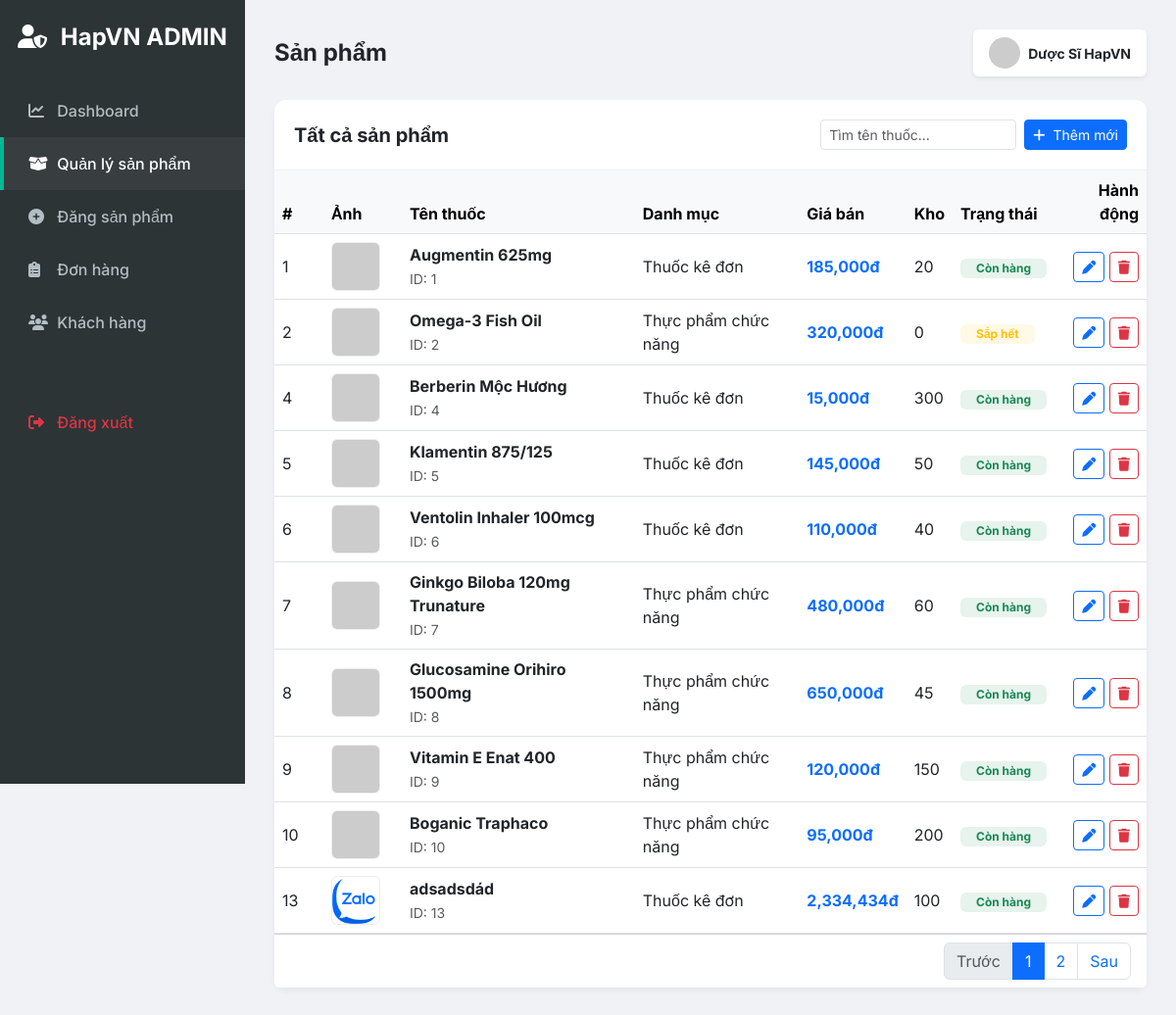
The app's page /admin.php with its own data.
### tables this page shows
CREATE TABLE `products` (
  `product_id` int(11) NOT NULL,
  `category_id` int(11) DEFAULT NULL,
  `name` varchar(255) NOT NULL,
  `slug` varchar(255) NOT NULL,
  `meta_title` varchar(255) DEFAULT NULL,
  `meta_description` varchar(500) DEFAULT NULL,
  `price` decimal(10,2) NOT NULL,
  `stock_quantity` int(11) DEFAULT 0,
  `is_prescription` tinyint(1) DEFAULT 0,
  `unit` varchar(50) DEFAULT NULL,
  `description` text DEFAULT NULL,
  `image_url` varchar(255) DEFAULT NULL,
  `created_at` timestamp NOT NULL DEFAULT current_timestamp()
);

### admin.php (called while the page is built)
<?php
include 'templates/admin.html.php';
?>

### products.php (called while the page is built)
<?php
    try {
        include 'includes/databaseconnection.php';
        $sql = "SELECT * FROM products";
        $stmt = $pdo->prepare($sql);
        $stmt->execute();
        $products = $stmt->fetchAll(PDO::FETCH_ASSOC);
        $sql = "SELECT * FROM categories";
        $stmt = $pdo->prepare($sql);
        $stmt->execute();
        $categories = $stmt->fetchAll(PDO::FETCH_ASSOC);
        $categoryMap = array_column($categories, 'name', 'category_id');
        $products = array_map(function($product) use ($categoryMap) {
            return array_merge($product, [
                'category_name' => $categoryMap[$product['category_id']]
            ]);
        }, $products);
    } catch (PDOException $e) {
        echo 'Failed to retrieve products: ' . $e->getMessage();
    }
?>

### templates/admin.html.php (the view, shortened to what this page needs)
<!DOCTYPE html>
<html lang="vi">
<head>
    <link href="https://cdn.jsdelivr.net/npm/bootstrap@5.3.0/dist/css/bootstrap.min.css" rel="stylesheet">
    <link rel="stylesheet" href="https://cdnjs.cloudflare.com/ajax/libs/font-awesome/6.4.0/css/all.min.css">
    <link rel="stylesheet" href="admin.css">
</head>
<body>
    <?php include 'products.php'; ?>
    <nav class="sidebar">
        <a href="#" class="sidebar-brand">
            <i class="fa-solid fa-user-shield me-2"></i> HapVN ADMIN
        </a>
        <ul class="sidebar-menu">
            <li><a href="#"><i class="fa-solid fa-chart-line"></i> Dashboard</a></li>
            <li><a href="#" class="active" onclick="switchTab('list')"><i class="fa-solid fa-box-open"></i> Quản lý sản phẩm</a></li>
            <li><a href="#" onclick="switchTab('add')"><i class="fa-solid fa-plus-circle"></i> Đăng sản phẩm</a></li>
            <li><a href="#"><i class="fa-solid fa-clipboard-list"></i> Đơn hàng</a></li>
            <li><a href="#"><i class="fa-solid fa-users"></i> Khách hàng</a></li>
            <li class="mt-5"><a href="logout.php" class="text-danger"><i class="fa-solid fa-right-from-bracket"></i> Đăng xuất</a></li>
        </ul>
    </nav>
    <div class="main-content">
        <div class="d-flex justify-content-between align-items-center mb-4">
            <h4 class="fw-bold mb-0">Sản phẩm</h4>
            <div class="user-profile d-flex align-items-center gap-2 bg-white px-3 py-2 rounded shadow-sm">
                <img src="https://ui-avatars.com/api/?name=Admin+Leli&background=00b894&color=fff" class="rounded-circle" width="32">
                <span class="fw-bold small">Dược Sĩ HapVN</span>
            </div>
        </div>
        <div id="product-list-view">
            <div class="card">
                <div class="card-header">
                    <h5 class="mb-0 fw-bold">Tất cả sản phẩm</h5>
                    <div class="d-flex gap-2">
                        <input type="text" class="form-control form-control-sm" placeholder="Tìm tên thuốc..." style="width: 200px;">
                        <button class="btn btn-primary btn-sm" onclick="switchTab('add')"><i class="fa fa-plus me-1"></i> Thêm mới</button>
                    </div>
                </div>
                <div class="card-body p-0">
                    <div class="table-responsive">
                        <table class="table table-hover align-middle mb-0">
                            <thead class="table-light">
                                <tr>
                                    <th width="50">#</th>
                                    <th width="80">Ảnh</th>
                                    <th>Tên thuốc</th>
                                    <th>Danh mục</th>
                                    <th>Giá bán</th>
                                    <th>Kho</th>
                                    <th>Trạng thái</th>
                                    <th class="text-end">Hành động</th>
                                </tr>
                            </thead>
                            <tbody>
                                <?php foreach ($products as $product) { ?>
                                <tr>
                                    <td><?php echo $product['product_id']; ?></td>
                                    <td><img src="uploads/<?php echo $product['image_url']; ?>" class="product-img-thumb" onerror="this.src='https://via.placeholder.com/50'"></td>
                                    <td>
                                        <div class="fw-bold"><?php echo $product['name']; ?></div>
                                        <small class="text-muted">ID: <?php echo $product['product_id']; ?></small>
                                    </td>
                                    <td><?php echo $product['category_name']; ?></td>
                                    <td class="fw-bold text-primary"><?php echo number_format($product['price'], 0, '.', ','); ?>đ</td>
                                    <td><?php echo $product['stock_quantity']; ?></td>
                                    <td><span class="badge <?php if ($product['stock_quantity'] > 0) { echo 'bg-success bg-opacity-10 text-success'; } else { echo 'bg-warning bg-opacity-10 text-warning'; } ?> px-3"><?php if ($product['stock_quantity'] > 0) { echo 'Còn hàng'; } else { echo 'Sắp hết'; } ?></span></td>
                                    <td class="text-end">
                                        <a href="editproduct.php?id=<?php echo $product['product_id']; ?>" class="btn btn-sm btn-outline-primary"><i class="fa fa-pen"></i></a>
                                        <a href="delete_product.php?id=<?php echo $product['product_id']; ?>" class="btn btn-sm btn-outline-danger" onclick="return confirm('Bạn có chắc chắn muốn xóa sản phẩm này?')"><i class="fa fa-trash"></i></a>
                                    </td>
                                </tr>
                                <?php } ?>
                            </tbody>
                        </table>
                    </div>
                </div>
                <div class="card-footer bg-white">
                    <nav>
                        <ul class="pagination justify-content-end mb-0">
                            <li class="page-item disabled"><a class="page-link" href="#">Trước</a></li>
                            <li class="page-item active"><a class="page-link" href="#">1</a></li>
                            <li class="page-item"><a class="page-link" href="#">2</a></li>
                            <li class="page-item"><a class="page-link" href="#">Sau</a></li>
                        </ul>
                    </nav>
                </div>
            </div>
        </div>
    </div>
</body>
</html>

### admin.css (style rules this page uses)
:root { --primary-color: #00b894; --sidebar-bg: #2d3436; --sidebar-text: #b2bec3; --sidebar-active: #00b894; }
body { font-family: 'Inter', sans-serif; background-color: #f1f2f6; overflow-x: hidden; }
.sidebar { height: 100vh; width: 250px; position: fixed; top: 0; left: 0; background-color: var(--sidebar-bg); padding-top: 20px; transition: 0.3s; z-index: 1000; }
.sidebar-brand { color: white; font-size: 1.5rem; font-weight: 700; text-align: center; margin-bottom: 30px; display: block; text-decoration: none; }
.sidebar-menu { list-style: none; padding: 0; margin: 0; }
.sidebar-menu li a { display: block; padding: 15px 25px; color: var(--sidebar-text); text-decoration: none; font-weight: 500; transition: 0.2s; border-left: 4px solid transparent; }
.sidebar-menu li a:hover, .sidebar-menu li a.active { background-color: rgba(255,255,255,0.05); color: white; border-left-color: var(--sidebar-active); }
.sidebar-menu li a i { width: 25px; }
.main-content { margin-left: 250px; padding: 30px; transition: 0.3s; }
.card { border: none; border-radius: 12px; box-shadow: 0 4px 6px rgba(0,0,0,0.05); }
.card-header { background-color: white; border-bottom: 1px solid #eee; padding: 20px; border-radius: 12px 12px 0 0 !important; display: flex; justify-content: space-between; align-items: center; }
.product-img-thumb { width: 50px; height: 50px; object-fit: cover; border-radius: 6px; border: 1px solid #eee; }

### records on screen
products: product_id "1", name "Augmentin 625mg", category_name "Thuốc kê đơn", price "185,000", stock_quantity "20", shows "Còn hàng"
products: product_id "2", name "Omega-3 Fish Oil", category_name "Thực phẩm chức năng", price "320,000", stock_quantity "0", shows "Sắp hết"
products: product_id "4", name "Berberin Mộc Hương", category_name "Thuốc kê đơn", price "15,000", stock_quantity "300", shows "Còn hàng"
products: product_id "5", name "Klamentin 875/125", category_name "Thuốc kê đơn", price "145,000", stock_quantity "50", shows "Còn hàng"
products: product_id "6", name "Ventolin Inhaler 100mcg", category_name "Thuốc kê đơn", price "110,000", stock_quantity "40", shows "Còn hàng"
products: product_id "7", name "Ginkgo Biloba 120mg Trunature", category_name "Thực phẩm chức năng", price "480,000", stock_quantity "60", shows "Còn hàng"
products: product_id "8", name "Glucosamine Orihiro 1500mg", category_name "Thực phẩm chức năng", price "650,000", stock_quantity "45", shows "Còn hàng"
products: product_id "9", name "Vitamin E Enat 400", category_name "Thực phẩm chức năng", price "120,000", stock_quantity "150", shows "Còn hàng"
products: product_id "10", name "Boganic Traphaco", category_name "Thực phẩm chức năng", price "95,000", stock_quantity "200", shows "Còn hàng"
products: product_id "13", image_url (picture), name "adsadsdád", category_name "Thuốc kê đơn", price "2,334,434", stock_quantity "100", shows "Còn hàng"
